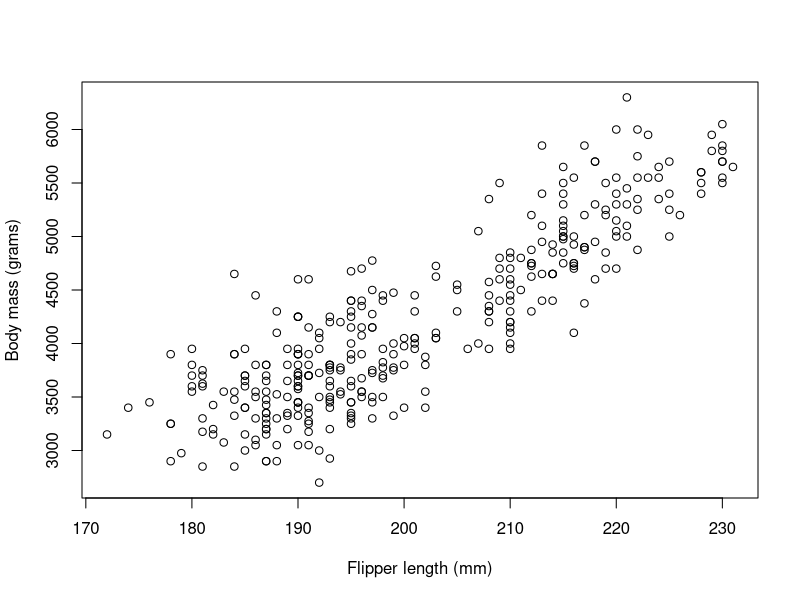
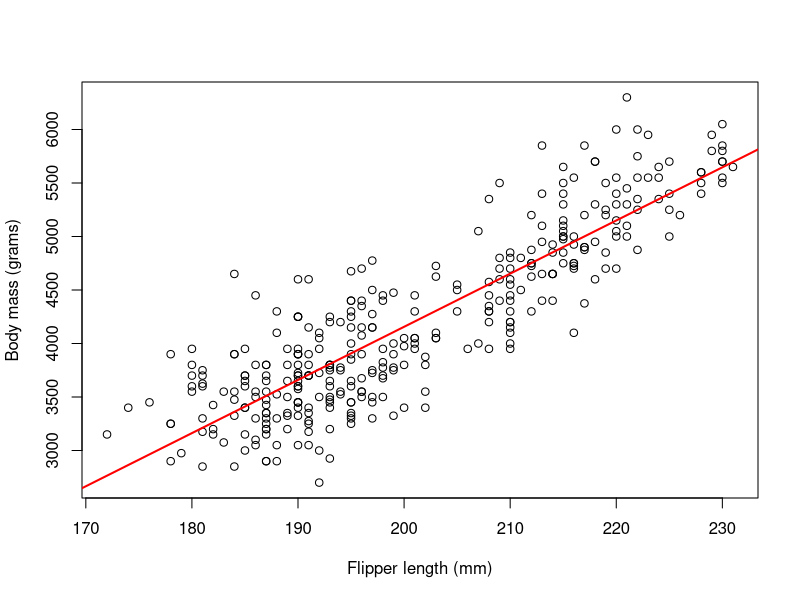
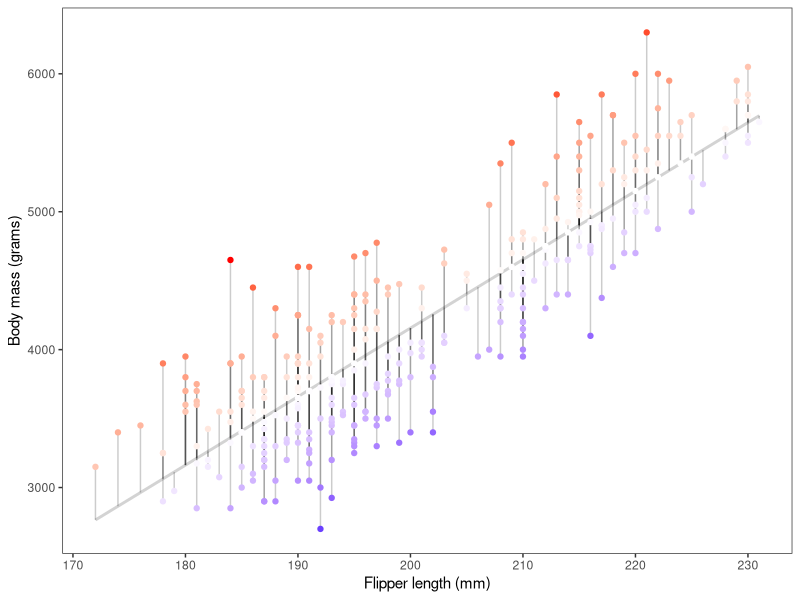
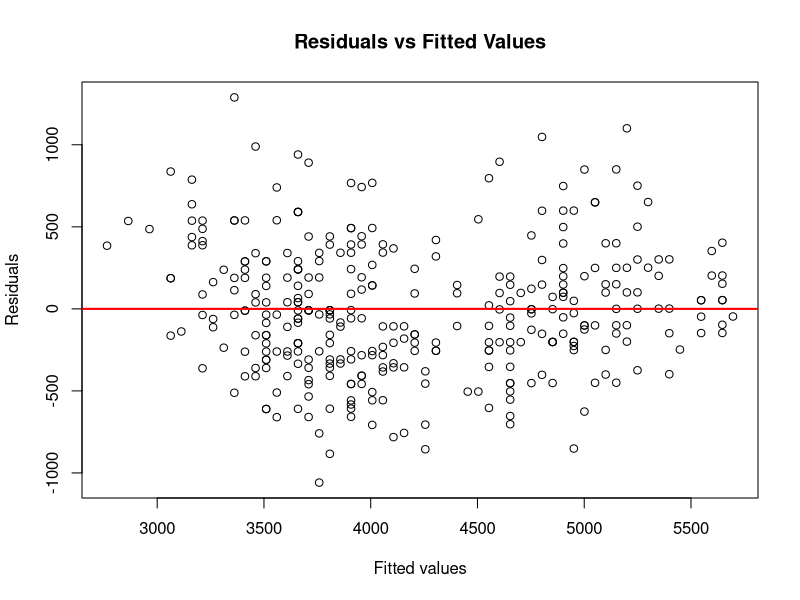
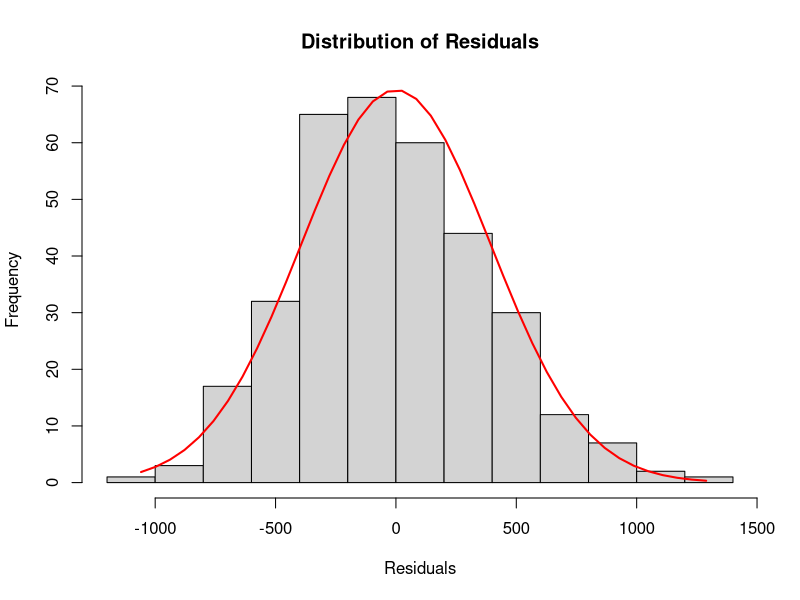
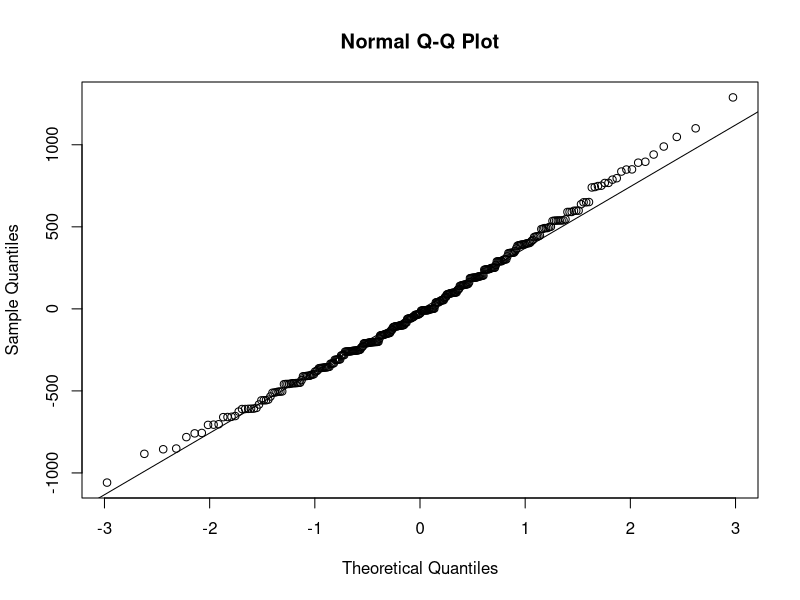

Write R code to recreate these figures, in order.
## ---- chunk 1
knitr::opts_chunk$set(
  comment = "#>",
  fig.width = 6,
  fig.height = 4,
  warning = FALSE,
  eval = TRUE
)
library(ggplot2)
## ---- chunk 2
library(palmerpenguins)
## ---- chunk 3
colnames(Filter(is.numeric,penguins))
## ---- chunk 4
na_flipper  <- is.na(penguins$flipper_length_mm)
na_body_mass <- is.na(penguins$body_mass_g)
## ---- chunk 5
which(na_flipper)
which(na_body_mass)
## ---- chunk 6
flipper_length_mm <- penguins$flipper_length_mm[!na_flipper]
body_mass_g <- penguins$body_mass_g[!na_body_mass]
## ---- chunk 7
plot(flipper_length_mm,body_mass_g,
     xlab = 'Flipper length (mm)',
     ylab = 'Body mass (grams)')
## ---- chunk 8
simple_lm <- lm(body_mass_g ~ flipper_length_mm)
simple_lm
## ---- chunk 9
plot(flipper_length_mm,body_mass_g,
     xlab = 'Flipper length (mm)',
     ylab = 'Body mass (grams)')
abline(simple_lm,col = 'red',lwd =2)
## ---- chunk 10
lm_summary <- summary(simple_lm)
lm_summary
## ---- chunk 11
lm_summary$call
## ---- chunk 12
dat <- cbind.data.frame(flipper_length_mm,body_mass_g)

p1 <- ggplot(dat, aes(x = flipper_length_mm, y = body_mass_g)) +
  geom_smooth(method = "lm", se = FALSE, 
              color = "lightgrey",formula = 'y~x') +
  geom_segment(aes(xend = flipper_length_mm, 
                   yend = predict(simple_lm)), alpha = .2) +
  geom_point(aes(color=residuals(simple_lm))) +
  guides(color = 'none') + 
  scale_color_gradient2(low = "blue", mid = "white", high = "red") +
  labs(x = 'Flipper length (mm)',
       y = 'Body mass (grams)')+
  theme_bw()+
  theme(panel.grid.minor = element_blank(),
        panel.grid.major = element_blank())
## ---- chunk 13
p1
## ---- chunk 14
sum(lm_summary$residuals)
## ---- chunk 15
plot(fitted(simple_lm),simple_lm$residuals,
     xlab = 'Fitted values',
     ylab = 'Residuals',
     main = 'Residuals vs Fitted Values')
abline(a = 0, b = 0, col = 'red', lwd = 2)
## ---- chunk 16
lm_residuals <- simple_lm$residuals
h <- hist(lm_residuals,
          main = 'Distribution of Residuals',
          xlab = 'Residuals')
xfit <- seq(min(lm_residuals), max(lm_residuals), length = 40) 
yfit <- dnorm(xfit, mean = mean(lm_residuals), sd = sd(lm_residuals))
yfit <- yfit * diff(h$mids[1:2]) * length(lm_residuals) 
lines(xfit, yfit, col = "red", lwd = 2)
## ---- chunk 17
qqnorm(simple_lm$residuals)
qqline(simple_lm$residuals) 
## ---- chunk 18
lm_summary$coefficients
## ---- chunk 19
metrics <- c(lm_summary$sigma,lm_summary$r.squared,
             lm_summary$adj.r.squared,
             lm_summary$fstatistic['value'])

names(metrics) <- c('RSE','R_squared','Adj_R_squared','F_statistic')
## ---- chunk 20
metrics
## ---- chunk 21
cor(flipper_length_mm,body_mass_g)^2
